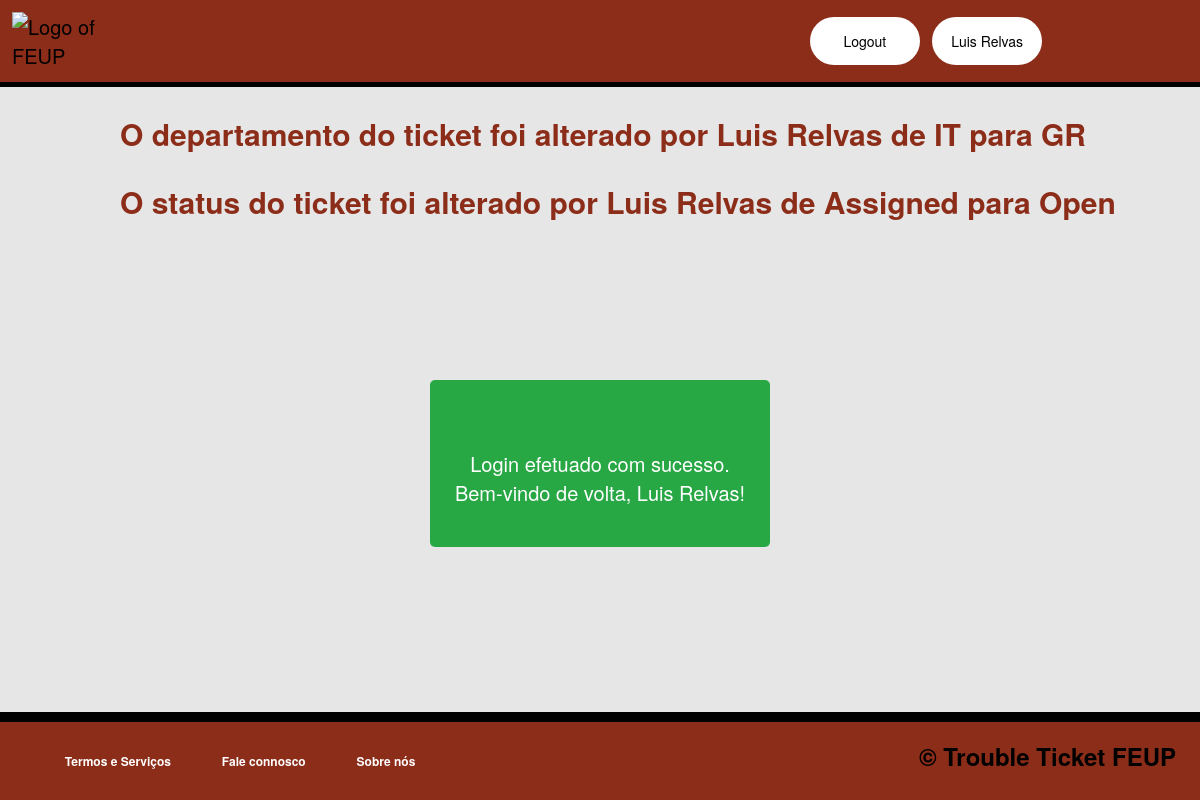
Before: /pages/ticketseechanges.php?ticket_id=16 (signed in) with the older database file.
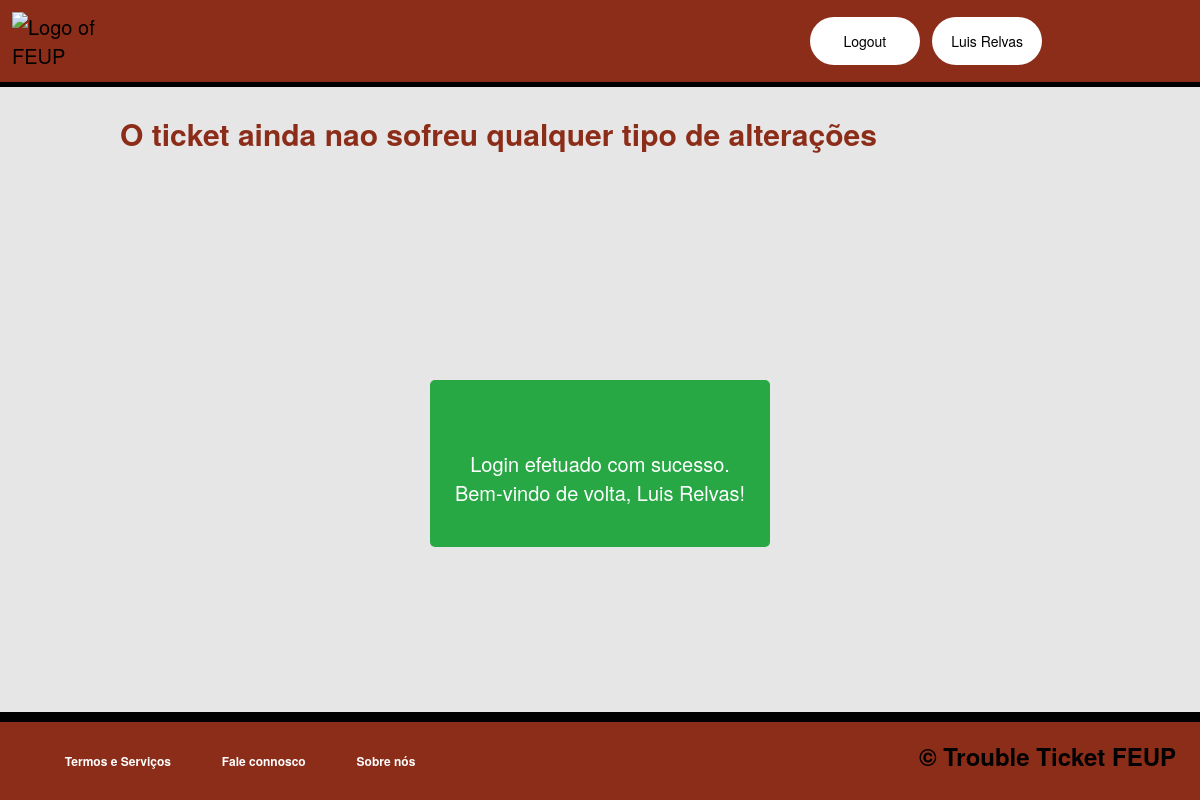
After: the same page with the newer database file.
### tables this page shows
CREATE TABLE changes(
	changes_id INTEGER PRIMARY KEY,
	ticket_id INTEGER NOT NULL,
	id INTEGER NOT NULL,
	text TEXT NOT NULL,
	closed_id INTEGER DEFAULT 0,
	FOREIGN KEY(ticket_id) REFERENCES ticket(ticket_id),
	FOREIGN KEY(id) REFERENCES user(id)
);

### classes/session.class.php (called while the page is built, shortened)
<?php
  class Session {
    private array $messages;
    public function __construct() {
      $this->messages = isset($_SESSION['messages']) ? $_SESSION['messages'] : array();
    }
    public function isLoggedIn() : bool {
      return isset($_SESSION['id']);
    }
    public function getMessages() {
      return $this->messages;
    }
  }
?>

### classes/ticket.class.php (called while the page is built, shortened)
<?php
  require_once('user.class.php');
  require_once('session.class.php');
  class Ticket {
    public function __construct(int $ticket_id, int $id,  int $department_id, int $status_id, string $tittle, string $description, string $initial_date,int $hashtag_id, int $agent_id) {
        $this->department_id = $department_id;
      }
    static function showChanges(PDO $db, int $ticket_id) : ?array{
      $stmt = $db->prepare('SELECT * FROM changes WHERE ticket_id = ? and closed_id = 0');
      $stmt->execute(array(intval($_GET['ticket_id'])));
      $var = $stmt->fetchAll();
      if($var) {
        return $var;
      }
      else {
        return null;
      }
    }
    static function getinfoTicket(PDO $db, int $ticket_id) : ?Ticket {
      $stmt = $db->prepare('SELECT ticket_id,id,department_id,status_id,tittle,description,initial_date,hashtag_id,agent_id FROM ticket where ticket_id = ?');
      $stmt->execute(array($ticket_id));
      $ticket = $stmt->fetch();
      if($ticket){
      return new Ticket(
        $ticket['ticket_id'],
        $ticket['id'],
        $ticket['department_id'],
        $ticket['status_id'],
        $ticket['tittle'],
        $ticket['description'],
        $ticket['initial_date'],
        $ticket['hashtag_id'],
        $ticket['agent_id']
    );}
    else
    return null;
    }
}
  ?>

### classes/user.class.php (called while the page is built, shortened)
<?php
  class User {
    static function checkAgent(PDO $db, int $id, int $department_id) : bool {
      $stmt1 = $db->prepare('SELECT * FROM agent where id = ? and department_id = ?');
      $stmt1->execute(array($id, $department_id));
      $var1 = $stmt1->fetchAll();
      if($var1) {
        return true;
      }
      else {
        return false;
      }
    }
}
?>

### pages/ticketseechanges.php (the view, shortened to what this page needs)
<?php
require_once(dirname(__DIR__).'/templates/common.php');
require_once(dirname(__DIR__).'/classes/session.class.php');
require_once(dirname(__DIR__).'/classes/user.class.php');
require_once(dirname(__DIR__).'/classes/ticket.class.php');
$session = new Session();
drawHeader($session);
if (count($session->getMessages())) drawMessages($session);
$db = getDatabaseConnection();
$var = Ticket::showChanges($db, intval($_GET['ticket_id']));
$ticket = Ticket::getinfoTicket($db, intval($_GET['ticket_id']));
if($ticket == "NULL") {
    ?><h2>O ticket que procura nao existe</h2><?php
}else {
$var1 = User::checkAgent($db, $_SESSION['id'],$ticket->department_id);
if($var1 || $_SESSION['role'] == 0){
if($var){
foreach($var as $va) { ?>
    <h2><?=$va['text']?></h2><?php
} ?>
<?php }
    else{
        ?><h2>O ticket ainda nao sofreu qualquer tipo de alterações</h2><?php
    }
}
else{
    drawAcessDenied();
 }
drawFooter();}
?>

### templates/common.php (shortened to what this page needs)
<?php
    function drawHeader(Session $session) { ?>
        <!DOCTYPE html>
        <html lang="PT-pt">
            <head>
                <link rel="stylesheet" href="../css/responsive.css">
                <link rel="stylesheet" href="../css/layout.css">
                <link rel="stylesheet" href="../css/style.css">
                <link rel="stylesheet" href="../css/messages.css">
                <link rel="stylesheet" href="../css/common.css">
                <link rel="stylesheet" href="../css/accordion.css">
            </head>
            <body>
                <header>
                        <div class = "logo">
                            <a href="../pages/index.php">
                                <img src="https://dec.fe.up.pt/wp-content/uploads/2021/03/logo-feup-white.png" alt="Logo of FEUP">
                            </a>
                        </div>
                        <?php
                            if ($session->isLoggedIn())
                            drawLoginUser($session->getId(), $session->getName());
                            else drawDefaultUser();
                        ?>
                </header>
            </body>
            <main>
            <?php
        }
        function drawLoginUser(int $id, string $name) { ?>
            <div id="login">
                <button clickable onclick="location.href='../actions/logout.action.php'">
                    Logout
                </button>
                <button clickable onclick="location.href='../pages/profile.php?id=<?=$id?>'">
                    <?=$name?>
                </button>
            </div>
        <?php
        }
        function drawDefaultUser() { ?>
        <?php }
        function drawMessages(Session $session) {
            echo '<div id="popup-container">';
            foreach ($session->getMessages() as $message) {
                echo '<div class="popup-alert ' . $message['type'] . '">';
                echo '<p>' . $message['text'] . '</p>';
                echo '</div>';
            }
            echo '</div>';
        }
function drawFooter() { ?>
    </main>
    <footer>
        <div class="footer">
            <nav>
                <h3><a href="../pages/index.php">Termos e Serviços</a></h3>
                <h3><a href="../pages/index.php">Fale connosco</a></h3>
                <h3><a href="../pages/index.php">Sobre nós</a></h3>
            </nav>
            <h3> &#169; Trouble Ticket FEUP</h3>
           </div>
    </footer>
    </body>
</html> <?php
}
?>

### css/layout.css (style rules this page uses)
h2 { text-align: left; margin-bottom: 20px; margin-left: 10%; }
h3 { margin-bottom: 10px; margin-left: 10%; }

### css/style.css (style rules this page uses)
:root { --principalColor: #8C2D19; --backgroundColor: #f5f5f5; --blackletter: #000; --borderColor: #ccc; --whiteColor: #fff; --buttonHoverColor: #e6b0aa; --errorColor: red; --grayColor: #333; --boxSadowAux: rgba(0, 0, 0, 0.1); --borderColorAux: #ddd; --linkHoverColor: blue; --linkColor: darkblue; --backGroundAux: #eee; --backGround2: #bcbaba; --grayColor1: gray; }

### css/messages.css (style rules this page uses)
:root { --color-text: #fff; --color-success: #28a745; --color-error: #dc3545; --backGround: rgba(0, 0, 0, 0.8); --boxShadow: rgba(0, 0, 0, 0.3); }
#popup-container { position: fixed; top: 50%; left: 50%; transform: translate(-50%, -50%); width: 300px; border-radius: 8px; padding: 20px; z-index: 9999; display: flex; flex-direction: column; align-items: center; justify-content: center; }
.popup-alert { display: flex; align-items: center; justify-content: center; position: absolute; text-align: center; top: 0; left: 0; right: 0; padding: 20px; background-color: var(--backGround); color: var(--color-text); border-radius: 5px; box-shadow: 0 0 10px var(--boxShadow); opacity: 0; transform: translateY(-100%); animation: fade-in 0.5s forwards; font-family: "Haas Grot Text R Web", "Helvetica Neue", Helvetica, Arial, sans-serif; }
.popup-alert.success { background-color: var(--color-success); }

### css/common.css (style rules this page uses)
:root { --principalColor: #8C2D19; --backgroundColor: #e6e6e6; --whiteColor: #FFF; --focusBorderColor: rgba(140, 45, 25, 0.5); --submitHoverColor: #E6B0AA; --buttonHoverColor: #E6B0AA; --borderColor: #ccc; --blackColor: black; --errorColor: red; --successColor: green; --linkColor: #0366d6; --seeTicketShadow: 0 2px 4px rgba(87, 1, 1, 0.507); --buttonColor: #8c2d19; --seeProfileShadow: 0 0 5px rgba(94, 2, 2, 0.582); --boxShadowForm: 0 0 5px rgba(0, 0, 0, 0.2); --buttonShadowColor: #8c2d19; --boxShadow: 0px 0px 5px 0px var(--principalColor); }
body { display: flex; flex-direction: column; font-size: 20px; min-height: 100vh; margin: 0; padding: 0; background-color: var(--backgroundColor); font-family: "Haas Grot Text R Web", "Helvetica Neue", Helvetica, Arial, sans-serif; }
.footer { display: flex; flex-direction: row; justify-content: space-between; background-color: var(--principalColor); border-top: 10px solid var(--blackColor); align-items: center; padding: 2%; color: var(--whiteColor); height: 30px; }
.footer a { font-size: 1vw; text-decoration: none; color: var(--whiteColor); transition: color 0.3s ease; margin: 10px; white-space: nowrap; }
.footer > nav { display: flex; flex-direction: row; justify-content: space-between; width: auto; }
.footer nav h3 { margin-top: 0px; }
.footer h3 { margin-top: 0px; }
footer { margin-top: auto; }
header { display: flex; flex-direction: row; justify-content: space-between; align-items: center; padding: 1%; background-color: var(--principalColor); border-bottom: 5px solid var(--blackColor); color: var(--whiteColor); margin-bottom: 0; }
.logo > a > img { width: 25%; height: auto; margin-right: 2%; }
#login { display: grid; grid-template-columns: repeat(3, 1fr); grid-gap: 1vw; color: var(--whiteColor); text-decoration: none; color: var(--whiteColor); transition: color 0.3s ease; margin-right: 2%; }
#login > button { background-color: var(--whiteColor); white-space: nowrap; display: inline-block; border-radius: 2vw; border-style: none; box-sizing: border-box; color: var(--blackColor); cursor: pointer; display: inline-block; font-family: "Haas Grot Text R Web", "Helvetica Neue", Helvetica, Arial, sans-serif; font-size: 70%; font-weight: 500; height: 4vw; line-height: 2vw; list-style: none; margin: 0; outline: none; padding: 1vw 1.6vw; position: relative; text-align: center; text-decoration: none; transition: color 100ms; vertical-align: baseline; user-select: none; -webkit-user-select: none; touch-action: manipulation; }
h2 { font-size: 30px; font-weight: 600; color: var(--principalColor); font-family: "Haas Grot Text R Web", "Helvetica Neue", Helvetica, Arial, sans-serif; }
h3 { font-size: 2vw; font-family: "Haas Grot Text R Web", "Helvetica Neue", Helvetica, Arial, sans-serif; color: var(--blackColor); }
a { text-decoration: none; color: var(--blackColor); transition: color 0.3s ease; }

Changed rows visible on the page:
removed changes: text "O departamento do ticket foi alterado por Luis Relvas de IT para GR"
removed changes: text "O status do ticket foi alterado por Luis Relvas de Assigned para Open"
Other visible differences:
text now shown: "O ticket ainda nao sofreu qualquer tipo de alterações"
